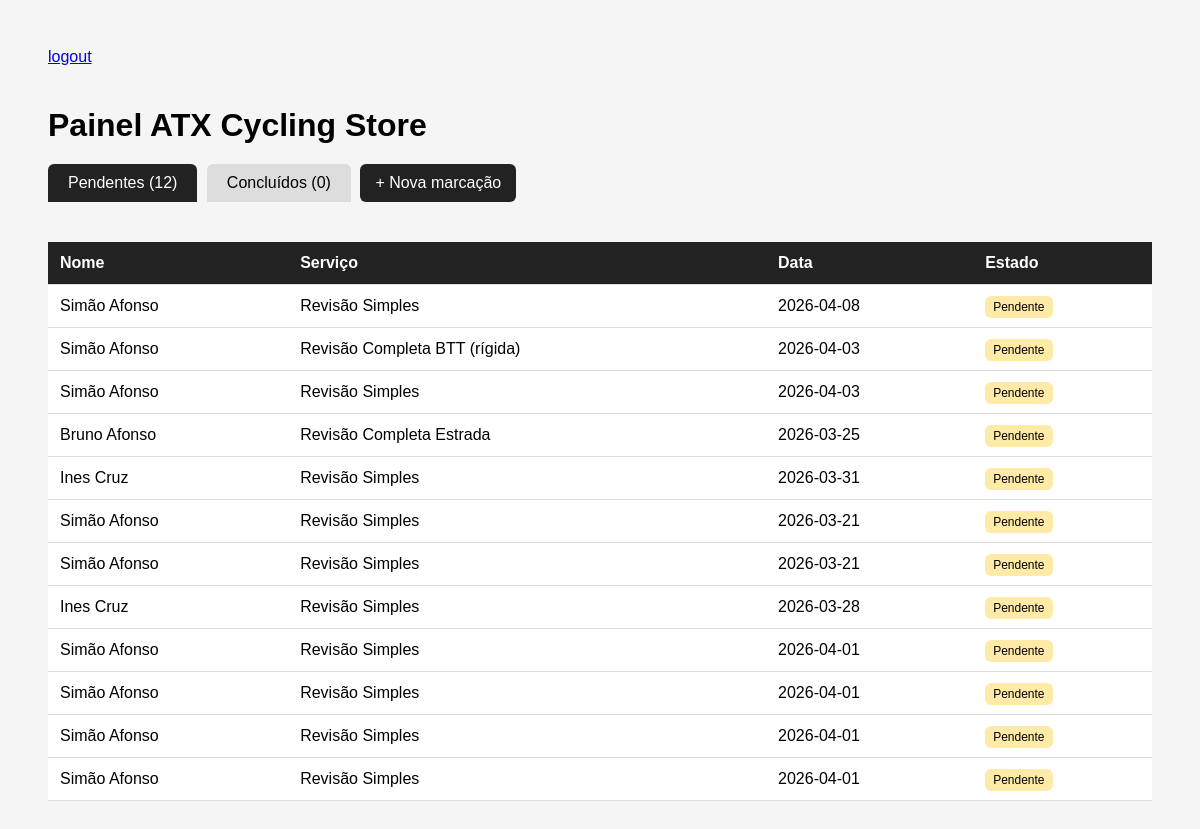
/painel/ (signed in), run on an earlier commit of the app's database.
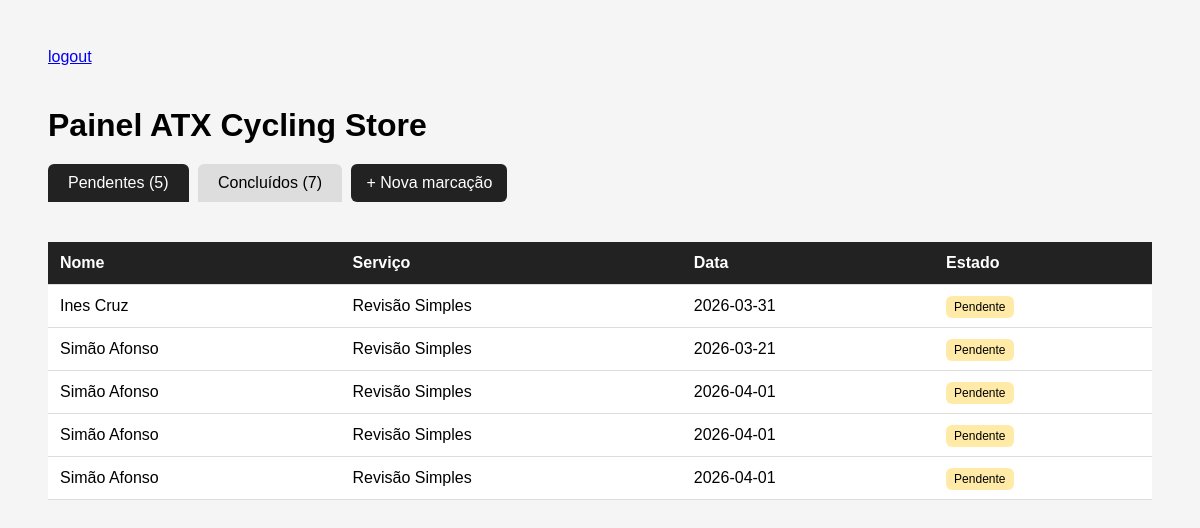
And on a later commit of the database.
### bookings/models.py (models this page shows, shortened)
class Booking(models.Model):
    nome = models.CharField(max_length=100)
    email = models.EmailField()
    telefone = models.CharField(max_length=20)
    servico = models.CharField(max_length=100)
    modelo_bike = models.CharField(max_length=100, blank=True)
    mensagem = models.TextField()
    data = models.CharField(max_length=50)
    estado = models.CharField(max_length=20, default="pendente")
    created_at = models.DateTimeField(auto_now_add=True)

### bookings/views_admin.py (the view)
@login_required(login_url="/login-admin")
def painel(request):
    pendentes = Booking.objects.filter(estado="pendente").order_by("-created_at")
    concluidos = Booking.objects.filter(estado="concluido").order_by("-created_at")
    return render(request, "painel.html", {
        "pendentes": pendentes,
        "concluidos": concluidos
    })

### bookings/templates/painel.html (shortened to what this page needs)
<!DOCTYPE html>
<html>
<head>
</head>
<body>
<a href="/logout-admin" class="logout">logout</a>
<h1>Painel ATX Cycling Store</h1>
<div class="tabs">
    <div class="tab active" onclick="mostrar('pendentes', event)">
        Pendentes ({{ pendentes|length }})
    </div>
    <div class="tab" onclick="mostrar('concluidos', event)">
        Concluídos ({{ concluidos|length }})
    </div>
     <a href="/nova-marcacao" class="novo">
        + Nova marcação
    </a>
</div>
<div id="pendentes">
    <table>
        <tr>
            <th>Nome</th>
            <th>Serviço</th>
            <th>Data</th>
            <th>Estado</th>
        </tr>
        {% for b in pendentes %}
        <tr onclick="window.location='/booking/{{ b.id }}'">
            <td>{{ b.nome }}</td>
            <td>{{ b.servico }}</td>
            <td>{{ b.data }}</td>
            <td>
            <span class="status pendente">
                Pendente
            </span>
            </td>
        </tr>
        {% endfor %}
    </table>
</div>
</body>
</html>

What changed in the data, as far as the page shows it:
no longer on this page (row edited): Booking: nome "Simão Afonso", servico "Revisão Simples", data "2026-04-08"
no longer on this page (row edited): Booking: nome "Simão Afonso", servico "Revisão Completa BTT (rígida)", data "2026-04-03"
no longer on this page (row edited): Booking: nome "Simão Afonso", servico "Revisão Simples", data "2026-04-03"
no longer on this page (row edited): Booking: nome "Bruno Afonso", servico "Revisão Completa Estrada", data "2026-03-25"
no longer on this page (row edited): Booking: nome "Simão Afonso", servico "Revisão Simples", data "2026-03-21"
no longer on this page (row edited): Booking: nome "Ines Cruz", servico "Revisão Simples", data "2026-03-28"
no longer on this page (row edited): Booking: nome "Simão Afonso", servico "Revisão Simples", data "2026-04-01"
Also different on the page:
{{ pendentes|length }}: "12" → "5"
{{ concluidos|length }}: "0" → "7"
